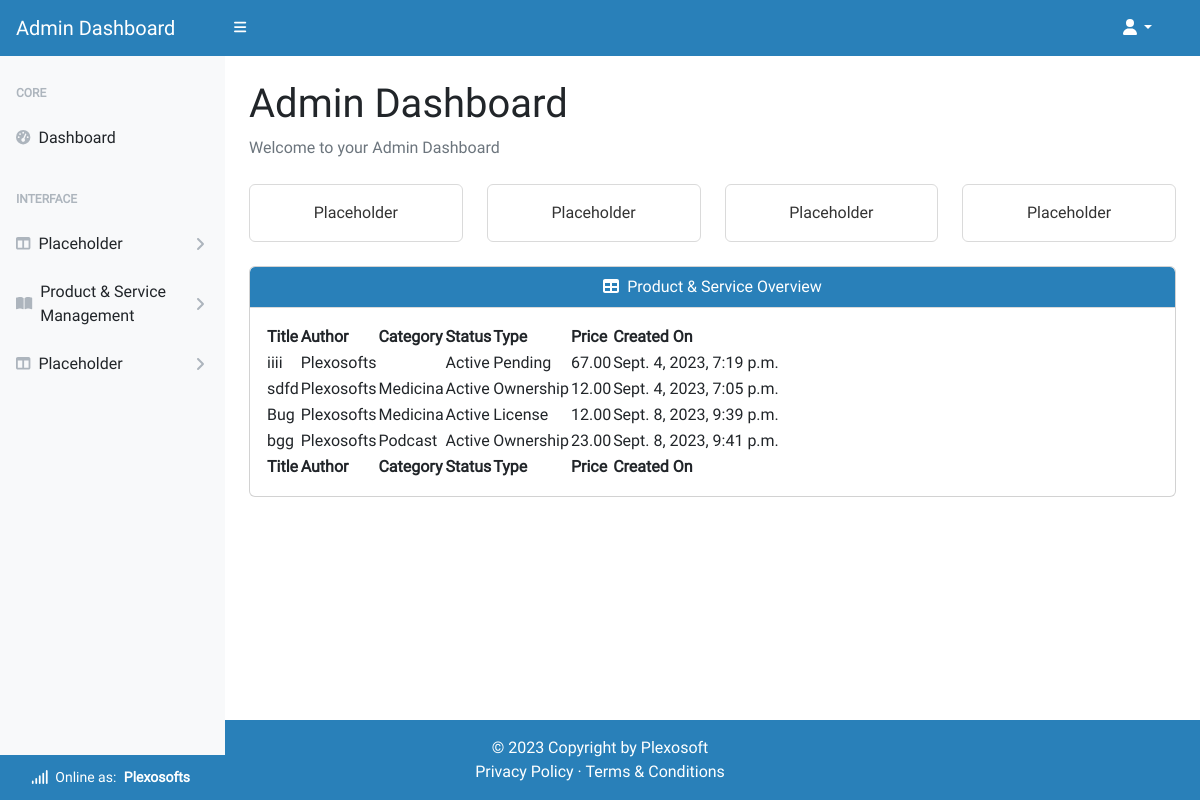
Page /account/admin/ (signed in) on the earlier database version.
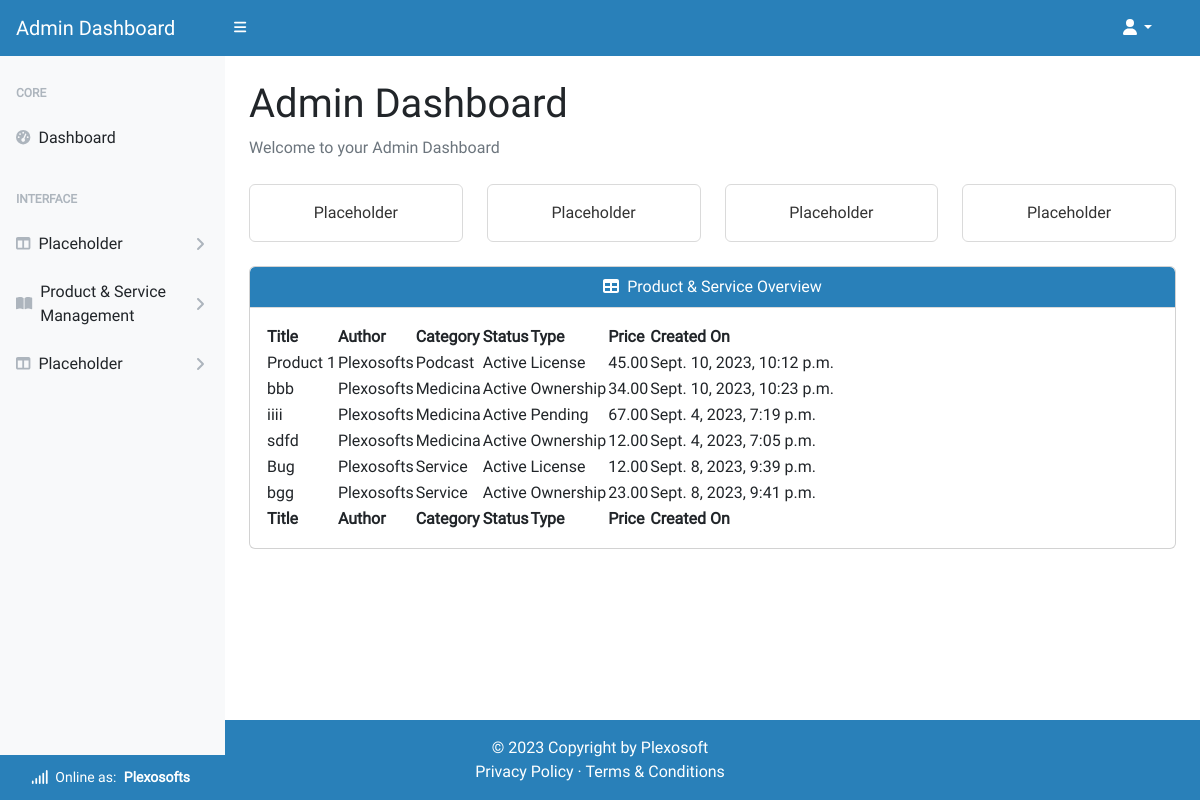
Same page on the later database version.
### homepage/models.py (models this page shows)
class UserProfile(AbstractUser):
    email = models.EmailField(
        unique=True)
    role = models.IntegerField(choices=ROLES, default=0)
    type = models.IntegerField(choices=USER_TYPE, default=0)
    status = models.IntegerField(choices=STATUS, default=2)
    user_transactions = models.ManyToManyField(
        'product_service.Product',
        through='product_service.Transaction',
        related_name='user_profiles')
    class Meta:
        ordering = ['username']
    def __str__(self):
        return f'{self.username}'

### product_service/models.py (models this page shows, shortened)
class Product(models.Model):
    title = models.CharField(max_length=64, unique=True)
    sku = models.CharField(max_length=64, unique=True)
    price = models.DecimalField(max_digits=6, decimal_places=2)
    description = models.TextField(max_length=256)
    status = models.IntegerField(choices=STATUS, default=0)
    category = models.ForeignKey(
        Category, on_delete=models.SET_NULL,
        related_name='product_categories', null=True, blank=True)
    excerpt = models.CharField(max_length=128)
    type = models.IntegerField(choices=SCOPE_TYPE, default=1)
    instance = models.IntegerField(choices=INSTANCE_TYPE, default=0)
    code = models.ManyToManyField(CodeType, related_name="code_type")
    service = models.ManyToManyField(ServiceType, related_name="service_type")
    preview = models.URLField(
        max_length=1024, null=True, blank=True, unique=True)
    docs = models.URLField(
        max_length=1024, null=True, blank=True, unique=True)
    slug = models.SlugField(max_length=200, unique=True, blank=True)
    image = models.ImageField(null=True, blank=True)
    image_url = models.URLField(max_length=1024, null=True, blank=True)
    author = models.ForeignKey(
        'homepage.UserProfile', on_delete=models.SET_NULL,
        related_name='product_authors', null=True)
    created_on = models.DateTimeField(auto_now_add=True)
    likes = models.ManyToManyField(
        'homepage.Like', related_name='product_likes', blank=True)
    comments = models.ManyToManyField(
        'homepage.Comment', related_name='product_comments', blank=True)
    transactions = models.ManyToManyField(
        'homepage.UserProfile', through='Transaction',
        related_name='product_transactions', blank=True)
    download_url = models.ManyToManyField(
        'Download', related_name='product_downloads', blank=True)
    class Meta:
        ordering = ['title']

class Category(models.Model):
    category_name = models.CharField(max_length=64, unique=True)
    alt_name = models.CharField(max_length=64, unique=True)
    class Meta:
        ordering = ['category_name']
        verbose_name_plural = "Categories"

class Service(models.Model):
    title = models.CharField(max_length=64, unique=True)
    sku = models.CharField(max_length=64, unique=True)
    price = models.DecimalField(max_digits=6, decimal_places=2)
    description = models.TextField(max_length=256)
    status = models.IntegerField(choices=STATUS, default=0)
    category = models.ForeignKey(
        Category, on_delete=models.SET_NULL,
        related_name='service_categories', null=True, blank=True)
    excerpt = models.CharField(max_length=128)
    type = models.IntegerField(choices=SCOPE_TYPE, default=1)
    instance = models.IntegerField(choices=INSTANCE_TYPE, default=1)
    code = models.ManyToManyField(CodeType, related_name="code_type_service")
    service = models.ManyToManyField(
        ServiceType, related_name="on_service_type")
    preview = models.URLField(
        max_length=1024, null=True, blank=True, unique=True)
    docs = models.URLField(
        max_length=1024, null=True, blank=True, unique=True)
    slug = models.SlugField(max_length=200, unique=True, blank=True)
    image = models.ImageField(null=True, blank=True)
    image_url = models.URLField(max_length=1024, null=True, blank=True)
    author = models.ForeignKey(
        'homepage.UserProfile', on_delete=models.SET_NULL,
        related_name='service_authors', null=True)
    created_on = models.DateTimeField(auto_now_add=True)
    likes = models.ManyToManyField(
        'homepage.Like', related_name='service_likes', blank=True)
    comments = models.ManyToManyField(
        'homepage.Comment', related_name='service_comments', blank=True)
    transactions = models.ManyToManyField(
        'homepage.UserProfile', through='Transaction',
        related_name='service_transactions', blank=True)
    download_url = models.ManyToManyField(
        'Download', related_name='service_downloads', blank=True)
    class Meta:
        ordering = ['title']

### admin_dashboard/views.py (the view, shortened to what this page needs)
# urls.py: path('account/admin/', AdminDashboard.as_view(),
class AdminDashboard(AdminRequiredMixin, generic.DetailView):
    model = UserProfile
    template_name = 'admin-dashboard/dashboard.html'
    context_object_name = 'admin_dashboard'
    def get_object(self, queryset=None):
        return get_object_or_404(UserProfile, pk=self.request.user.pk)

### admin_dashboard/views.py (called while the page is built)
    def test_func(self):
        user_profile = self.request.user
        return user_profile and user_profile.role == 1

### homepage/custom_context_processors.py (called while the page is built)
def get_verified_email(request):
    if request.user.is_authenticated:
        try:
            email_object = EmailAddress.objects.get(user=request.user)
            if email_object.verified:
                return {'get_verified_email': email_object}
        except EmailAddress.DoesNotExist:
            pass
    return {'get_verified_email': None}

### admin_dashboard/templates/admin-dashboard/dashboard.html (shortened to what this page needs)
{% extends "admin-dashboard/base.html" %}
{% load i18n %}
{% block content %}
<main class="pb-5 mb-5">
    <div class="container-fluid p-4 pt-0 pb-5">
        <h1 class="mt-4">Admin Dashboard</h1>
        <ol class="breadcrumb mb-4">
            <li class="breadcrumb-item active">Welcome to your Admin Dashboard</li>
        </ol>
        <div class="row">
            <div class="col-xl-3 col-md-6">
                <div class="card bg-white-border text-white mb-4">
                    <div class="card-body">Placeholder</div>
                </div>
            </div>
            <div class="col-xl-3 col-md-6">
                <div class="card bg-white-border text-white mb-4">
                    <div class="card-body">Placeholder</div>
                </div>
            </div>
            <div class="col-xl-3 col-md-6">
                <div class="card bg-white-border text-white mb-4">
                    <div class="card-body">Placeholder</div>
                </div>
            </div>
            <div class="col-xl-3 col-md-6">
                <div class="card bg-white-border text-white mb-4">
                    <div class="card-body">Placeholder</div>
                </div>
            </div>
        </div>
        <div class="card mb-4">
            <div class="card-header text-center">
                <i class="fas fa-table me-1"></i>
                Product & Service Overview
            </div>
            <div class="card-body">
                <table id="datatablesSimple">
                    <thead>
                        <tr>
                            <th>Title</th>
                            <th>Author</th>
                            <th>Category</th>
                            <th>Status</th>
                            <th>Type</th>
                            <th>Price</th>
                            <th>Created On</th>
                        </tr>
                    </thead>
                    <tfoot>
                        <tr>
                            <th>Title</th>
                            <th>Author</th>
                            <th>Category</th>
                            <th>Status</th>
                            <th>Type</th>
                            <th>Price</th>
                            <th>Created On</th>
                        </tr>
                    </tfoot>
                    <tbody>
                        {% for product in admin_dashboard.product_authors.all %}
                        <tr>
                            <td>{{ product.title }}</td>
                            <td>{{ product.author }}</td>
                            <td>{{ product.category.category_name }}</td>
                            <td>{{ product.get_status_display }}</td>
                            <td>{{ product.get_type_display }}</td>
                            <td>{{ product.price }}</td>
                            <td>{{ product.created_on }}</td>
                        </tr>
                        {% endfor %}
                        {% for service in admin_dashboard.service_authors.all %}
                        <tr>
                            <td>{{ service.title }}</td>
                            <td>{{ service.author }}</td>
                            <td>{{ service.category.category_name }}</td>
                            <td>{{ service.get_status_display }}</td>
                            <td>{{ service.get_type_display }}</td>
                            <td>{{ service.price }}</td>
                            <td>{{ service.created_on }}</td>
                        </tr>
                        {% endfor %}
                    </tbody>
                </table>
            </div>
        </div>
    </div>
</main>
{% endblock content %}

### admin_dashboard/templates/admin-dashboard/base.html (shortened to what this page needs)
{% load static %}
{% now "Y-m-d" as current_date %}
{% now "Y" as copyright %}
<!DOCTYPE html>
<html lang="en">
<head>
    <link href="https://cdn.jsdelivr.net/npm/bootstrap@5.2.3/dist/css/bootstrap.min.css" rel="stylesheet">
    <link href="https://cdn.jsdelivr.net/npm/bootstrap-icons@1.5.0/font/bootstrap-icons.css" rel="stylesheet" />
    <link href="https://cdn.jsdelivr.net/npm/simple-datatables@7.1.2/dist/style.min.css" rel="stylesheet" />
    <link href="{% static 'backend/css/styles.css' %}" rel="stylesheet" />
    <link rel="stylesheet" href="{% static 'custom/css/style.css' %}">
    <link rel="stylesheet" href="{% static 'frontend/css/base.css' %}">
</head>
<body class="sb-nav-fixed">
    <nav class="sb-topnav navbar navbar-expand navbar-light bg-light">
        <a class="navbar-brand ps-3" href="{% url 'admin_dashboard' %}">Admin Dashboard</a>
        <button class="btn btn-link btn-sm order-1 order-lg-0 me-4 me-lg-0" id="sidebarToggle" href="#!"><i
                class="fas fa-bars"></i></button>
        <div class="d-md-inline-block form-inline ms-auto me-0 me-md-3 my-2 my-md-0">
            <ul class="navbar-nav ms-auto ms-md-0 me-3 me-lg-4">
                <li class="nav-item dropdown">
                    <a class="nav-link dropdown-toggle" id="navbarDropdown" href="#" role="button"
                        data-bs-toggle="dropdown" aria-expanded="false"><i class="fas fa-user fa-fw"></i></a>
                </li>
            </ul>
        </div>
    </nav>
    <div id="layoutSidenav">
        <div id="layoutSidenav_nav">
            <nav class="sb-sidenav accordion sb-sidenav-light" id="sidenavAccordion">
                <div class="sb-sidenav-menu">
                    <div class="nav">
                        <div class="sb-sidenav-menu-heading">Core</div>
                        <a class="nav-link" href="{% url 'admin_dashboard' %}">
                            <div class="sb-nav-link-icon"><i class="fas fa-tachometer-alt"></i></div>
                            Dashboard
                        </a>
                        <div class="sb-sidenav-menu-heading">Interface</div>
                        <a class="nav-link collapsed" href="#" data-bs-toggle="collapse"
                            data-bs-target="#collapseLayouts" aria-expanded="false" aria-controls="collapseLayouts">
                            <div class="sb-nav-link-icon"><i class="fas fa-columns"></i></div>
                            Placeholder
                            <div class="sb-sidenav-collapse-arrow"><i class="fas fa-angle-down"></i></div>
                        </a>
                        <a class="nav-link collapsed" href="#" data-bs-toggle="collapse" data-bs-target="#collapsePages"
                            aria-expanded="false" aria-controls="collapsePages">
                            <div class="sb-nav-link-icon"><i class="fas fa-book-open"></i></div>
                            Product & Service Management
                            <div class="sb-sidenav-collapse-arrow"><i class="fas fa-angle-down"></i></div>
                        </a>
                        <a class="nav-link collapsed" href="#" data-bs-toggle="collapse" data-bs-target="#collapseRoles"
                            aria-expanded="false" aria-controls="collapseRoles">
                            <div class="sb-nav-link-icon"><i class="fas fa-columns"></i></div>
                            Placeholder
                            <div class="sb-sidenav-collapse-arrow"><i class="fas fa-angle-down"></i></div>
                        </a>
                    </div>
                </div>
                <div class="sb-sidenav-footer text-center">
                    <div class="small"> <i class="fa-solid fa-signal"></i>
                        &nbsp;Online as:
                        <span class="px-1"><strong>{{ request.user.username }}
                            </strong>
                        </span>
                    </div>
                </div>
            </nav>
        </div>
        <div id="layoutSidenav_content">
            {% block content %}
            {% endblock content %}
        </div>
    </div>
    <footer class="text-center text-lg-start bg-light text-muted mt-5 footer-sticky">
        <div class="text-center pt-3 px-4 footer-bg text-white">
            © {{ copyright }} Copyright by
            <a class="text-reset" href="https://github.com/plexoio/py">Plexosoft</a>
        </div>
        <div class="text-center pb-3 px-4 footer-bg m-0 text-white">
            <a class="text-reset" href="" target="_blank">Privacy Policy</a>
            &middot;
            <a class="text-reset" href="" target="_blank">Terms &amp; Conditions</a>
        </div>
    </footer>
</body>
</html>

### static/custom/css/style.css (style rules this page uses)
* { font-family: 'Roboto', Fairplay, sans-serif; }
h1 { font-family: 'Fairplay', Roboto, sans-serif; }
a { text-decoration: none; }
.footer-sticky { position: fixed; bottom: 0; width: 100%; }

### static/frontend/css/base.css (style rules this page uses)
a { text-decoration: none !important; }
.card { overflow: hidden; }
.card-header, .card-header-hover { border-radius: 0px; background-color: #2980B9; color: #fff; border-bottom: 1px solid #dadada; }
.bg-white-border { background-color: #fff; border: 1px solid #dadada; color: #333333 !important; text-align: center; transition: 0.3s; }
.footer-bg { background-color: #2980b9; }
.navbar-light { background-color: #2980B9 !important; color: #ffffff !important; }
.navbar-brand, .fa-bars, .fa-user, .dropdown-toggle::after { color: #ffffff !important; transition: 0.3s; }
.nav-link { transition: background-color 0.3s, color 0.3s; color: #ffffff; }
.sb-nav-link-icon, .sb-sidenav-collapse-arrow { transition: color 0.3s; }
.sb-sidenav-light .sb-sidenav-footer { background-color: #2980b9; color: #fff; }

Differences in the rows shown:
added Product: title "Product 1", author "Plexosofts", category.category_name "Podcast", status "Active", type "License", price "45.00", created_on "Sept. 10, 2023, 10:12 p.m."
added Product: title "bbb", author "Plexosofts", category.category_name "Medicina", status "Active", type "Ownership", price "34.00", created_on "Sept. 10, 2023, 10:23 p.m."
changed Product "iiii": category.category_name (not shown) → "Medicina"
changed Service "Bug": category.category_name "Medicina" → "Service"
changed Service "bgg": category.category_name "Podcast" → "Service"
